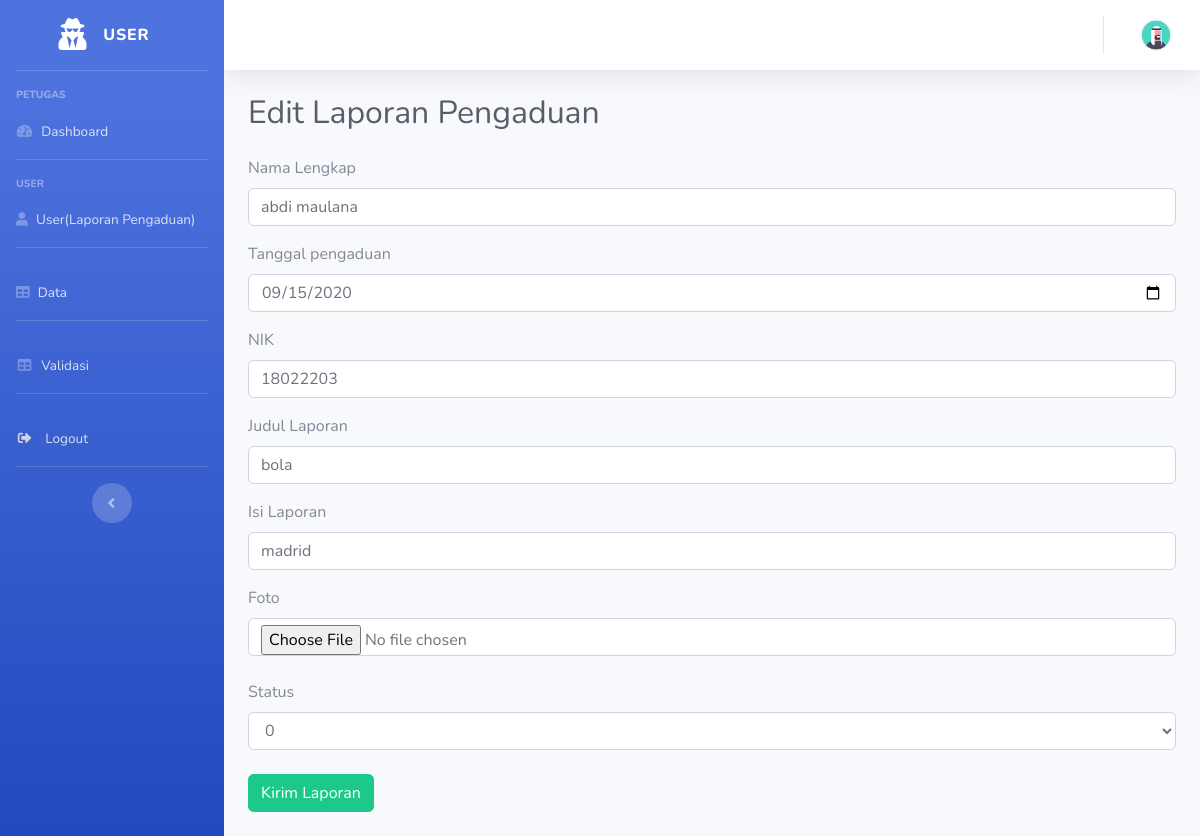
/awal/edit_laporan/12, run on the app's committed database.
### tables this page shows
CREATE TABLE `laporan_pengaduan` (
  `id_pengaduan` int(11) NOT NULL,
  `nama` varchar(50) NOT NULL,
  `tgl_pengaduan` date NOT NULL,
  `nik` char(16) NOT NULL,
  `judul_laporan` varchar(100) NOT NULL,
  `isi_laporan` text NOT NULL,
  `foto` varchar(255) NOT NULL,
  `status` enum('0','proses','selesai') NOT NULL
);

### application/controllers/awal.php (called while the page is built, shortened)
<?php
class awal extends CI_Controller
{
	public function __construct()
	{
		$this->load->model('model_system');
	}
	public function edit_laporan($id)
	{
		$where = array('id_pengaduan' => $id);
		$data['awal'] = $this->model_system->edit_datamasyarakat($where, 'laporan_pengaduan')->result();
		$data['user1'] = $this->model_system->get_user1();
		$data['data_user'] = $this->model_system->count_user1();
		$this->load->view('edit_pengaduan', $data);
	}
}

### index.php (called while the page is built, shortened)
<?php
require_once BASEPATH.'core/CodeIgniter.php';

### application/models/model_system.php (called while the page is built, shortened)
<?php
class Model_system extends CI_Model
{
	public function get_user1()
	{
		$data = $this->db->get('laporan_pengaduan');
		return $data->result();
	}
}

### application/views/edit_pengaduan.php (the view, shortened to what this page needs)
<!DOCTYPE html>
<html lang="en">
<head>
    <link href="<?php echo base_url('asset/'); ?>vendor/fontawesome-free/css/all.min.css" rel="stylesheet"
        type="text/css">
    <link href="<?php echo base_url('asset/'); ?>css/sb-admin-2.min.css" rel="stylesheet">
</head>
<body id="page-top">
    <div id="wrapper">
        <ul class="navbar-nav bg-gradient-primary sidebar sidebar-dark accordion" id="accordionSidebar">
            <a class="sidebar-brand d-flex align-items-center justify-content-center" href="index.html">
                <div class="sidebar-brand-icon rotate-n-10">
                    <i class="fas fa-user-secret"></i>
                </div>
                <div class="sidebar-brand-text mx-3">USER</div>
            </a>
            <hr class="sidebar-divider">
            <li class="nav-item">
                <div class="sidebar-heading">
                    petugas
                </div>
                <a class="nav-link" href="<?php echo site_url('awal/dashboard') ?>">
                    <i class="fas fa-fw fa-tachometer-alt"></i>
                    <span>Dashboard</span></a>
            </li>
            <hr class="sidebar-divider">
            <div class="sidebar-heading">
                User
            </div>
            <li class="nav-item">
                <a class="nav-link" href="<?php echo site_url('awal/user') ?>">
                    <i class="fas fa-user"></i>
                    <span>User(Laporan Pengaduan)</span></a>
            </li>
            <hr class="sidebar-divider">
            <li class="nav-item">
                <a class="nav-link" href="<?php echo site_url('awal/datalaporan') ?>">
                    <i class="fas fa-table"></i>
                    <span>Data</span></a>
            </li>
            <hr class="sidebar-divider">
            <li class="nav-item">
                <a class="nav-link" href="<?php echo site_url('awal/validasi') ?>">
                    <i class="fas fa-fw fa-table"></i>
                    <span>Validasi</span></a>
            </li>
            <hr class="sidebar-divider d-none d-md-block">
            <li class="nav-item">
                <a class="nav-link" href="<?php echo site_url('awal') ?>">
                    <i class="fas fa-sign-out-alt fa-sm fa-fw mr-2 text-gray-400"></i>
                    <span>Logout</span></a>
            </li>
            <hr class="sidebar-divider d-none d-md-block">
            <div class="text-center d-none d-md-inline">
                <button class="rounded-circle border-0" id="sidebarToggle"></button>
            </div>
        </ul>
        <div id="content-wrapper" class="d-flex flex-column">
            <div id="content">
                <nav class="navbar navbar-expand navbar-light bg-white topbar mb-4 static-top shadow">
                    <ul class="navbar-nav ml-auto">
                        <li class="nav-item dropdown no-arrow">
                            <a class="nav-link dropdown-toggle" href="#" id="userDropdown" role="button"
                                data-toggle="dropdown" aria-haspopup="true" aria-expanded="false">
                                <img class="img-profile rounded-circle"
                                    src="<?php echo base_url('assets/img/avatar5.png'); ?>">
                            </a>
                        </li>
                    </ul>
                </nav>
                <div class="container-fluid">
                    <section>
                        <h1 class="h2 mb-4 text-gray-800 ">Edit Laporan Pengaduan</h1>
                        <?php foreach ($user1 as $dapor) {
						?>
                        <?php echo form_open_multipart('awal/update_laporan'); ?>
                        <div class="form-group">
                            <label>Nama Lengkap</label>
                            <input type="text" name="NAME" class="form-control" value="<?php echo $dapor->nama; ?>">
                        </div>
                        <div class="form-group">
                            <label>Tanggal pengaduan</label>
                            <input type="date" name="TANGGAL" class="form-control"
                                value="<?php echo $dapor->tgl_pengaduan; ?>">
                        </div>
                        <div class="form-group">
                            <label>NIK</label>
                            <input type="text" name="NIK" class="form-control" value="<?php echo $dapor->nik; ?>">
                        </div>
                        <div class="form-group">
                            <label>Judul Laporan</label>
                            <input type="text" name="JUDUL" class="form-control"
                                value="<?php echo $dapor->judul_laporan; ?>">
                        </div>
                        <div class="form-group">
                            <label>Isi Laporan</label>
                            <input type="text" name="ISI" class="form-control"
                                value="<?php echo $dapor->isi_laporan; ?>">
                        </div>
                        <div class="form-group mb-4">
                            <label> Foto</label>
                            <input type="file" name="FOTO" class="form-control" placeholder="" aria-label="foto"
                                value="<?php echo $dapor->foto ?>">
                        </div>
                        <div class="form-group mb-4">
                            <label>Status</label>
                            <select class="form-control" name="STATUS" value="<?php echo $dapor->status; ?>">
                                <option>0</option>
                            </select>
                        </div>
                        <div class="input-group mb-4 ">
                            <button type="submit" class="btn btn-success">Kirim Laporan</button>
                        </div>
                        <?php echo form_close() ?>
                        <?php } ?>
                    </section>
                </div>
            </div>
        </div>
    </div>
</body>
</html>
</html>
</html>

### data on the page
laporan_pengaduan: NAME "abdi maulana", TANGGAL "09/15/2020", NIK "18022203", JUDUL "bola", ISI "madrid", STATUS "0"
